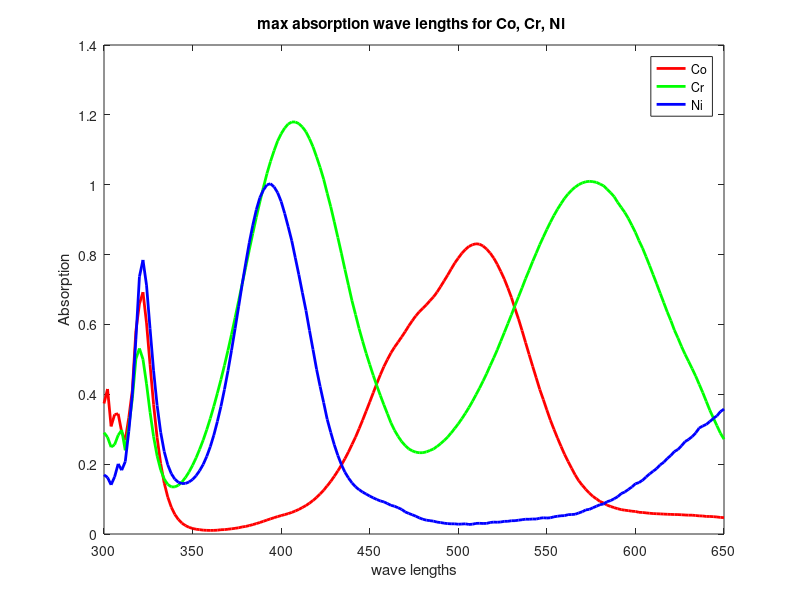

Recreate this plot in MATLAB. (Note: this script raises an error after producing the figure.)
% Problem 2
clc;
clear all;
%% loading the data
load('Inorfull.mat');
wave_lengths = 300:2:650;

%% Prob 2a-- visualizing the wavelengths corresponding to max absorbance of pure species and applying OLS calibration model
figure;
plot(wave_lengths,PureCo,'linewidth',2,'color','r');
hold on;
plot(wave_lengths,PureCr,'linewidth',2,'color','g');
plot(wave_lengths,PureNi,'linewidth',2,'color','b');
legend('Co','Cr','Ni');
xlabel("wave lengths");
ylabel("Absorption");
title("max absorption wave lengths for Co, Cr, Ni ")
[val,lam_Co_max_ind] = max(PureCo);
[val,lam_Cr_max_ind] = max(PureCr);
[val,lam_Ni_max_ind] = max(PureNi);
%disp("==================================Prob 2a ======================================")
disp(" ")
disp("The max value of absorbance in Co, Cr, Ni occurs at : ")
disp(string(wave_lengths(lam_Co_max_ind))+" nm")
disp(string(wave_lengths(lam_Cr_max_ind))+" nm")
disp(string(wave_lengths(lam_Ni_max_ind))+" nm")

% Dealing with data
% taking the first sample of the replicates from each mixture
Z = DATA(1:5:130,[lam_Co_max_ind,lam_Cr_max_ind,lam_Ni_max_ind]);
C = CONC(1:5:130,:);
rmse = loocv(C,Z,1);        % applying LOOCV

disp("RMSE for 26 samples using LOOCV = ")
disp(rmse)
disp("The maximum value of RMSE obtained = "+ string(max(rmse)))


% ============================ End of prob2a ==================================================
%% prob 2b -- PCR
% taking the first sample of the replicates from each mixture
Z = DATA(1:5:130,:);
C = CONC(1:5:130,:);
% applying LOOCV, a function that is defined by me
rmse = loocv(C,Z,2);
%disp(" ")
%disp("==================================Prob 2b ======================================")
%disp(" ")
disp("RMSE for 26 samples using LOOCV obtained for choice of PCs from 1 to 5 = ")
disp(rmse)
disp("The maximum value of RMSE obtained obtained for choice of PCs from 1 to 5 = ")
disp(max(rmse))
disp("The mean value of RMSE obtained obtained for choice of PCs from 1 to 5 = ")
disp(mean(rmse))

%============================End of prob2b ==================================================
%% prob 2c -- mlpca
avg_std = mean(stdDATA);
std_mixture = std(DATA([1:5],:),1,2);
% scaling the data matrix by dividing with respective error standard
% deviations for different wavelengths
Z = Z./avg_std;
rmse = loocv(C,Z,2);              % Applying LOOCV
%disp(" ")
%disp("==================================Prob 2c ======================================")
%disp(" ")
figure;
plot(stdDATA(1,:));
title("plot showing standard deviations along wavelengths for first mixture")
disp("RMSE for 26 samples using LOOCV obtained for choice of PCs from 1 to 5 = ")
disp(rmse)
disp("The maximum value of RMSE obtained obtained for choice of PCs from 1 to 5 = ")
disp(max(rmse))
disp("The mean value of RMSE obtained obtained for choice of PCs from 1 to 5 = ")
disp(mean(rmse))

% End of prob2c

%% prob 2d -- ipca
Z = DATA(1:5:130,:);
flag = 1;
iter = 0;
sumsing = 0;        
[nvar,nsamples]=size(Z');
scale_factor = sqrt(nsamples)*ones(1,nvar);
nfact = 3;  % total number of independent variables
while(flag==1)
    
    iter = iter + 1;
    Z_s = Z./scale_factor;
    % Estimate number of PCs to retain
    [u s v] = svd(Z_s); % use svd not svds because we need 173 columns of v
    sdiag = diag(s);
    sumsingnew = sum(sdiag(nfact+1:end));
    Amat_s = v(:,[nfact+1:end])';
    Amat   = Amat_s./scale_factor;
    if(abs(sumsingnew-sumsing)< 0.001)
        flag = 0;
    else
        est_std = std_est(Z,Amat);
        scale_factor = sqrt(nsamples)*est_std';
        %scale_factor = est_std';
        sumsing = sumsingnew;
    end
end

Z = Z./est_std';
rmse = loocv(C,Z,2);
% disp(" ")
% disp("==================================Prob 2d ======================================")
% disp(" ")
disp("RMSE for 26 samples using LOOCV obtained for choice of PCs from 1 to 5 = ")
disp(rmse)
disp("The maximum value of RMSE obtained for choice of PCs from 1 to 5 = ")
disp(max(rmse))
disp("The mean value of RMSE obtained for choice of PCs from 1 to 5 = ")
disp(mean(rmse))
disp("The eigen values are ")
disp(sdiag.^2)




